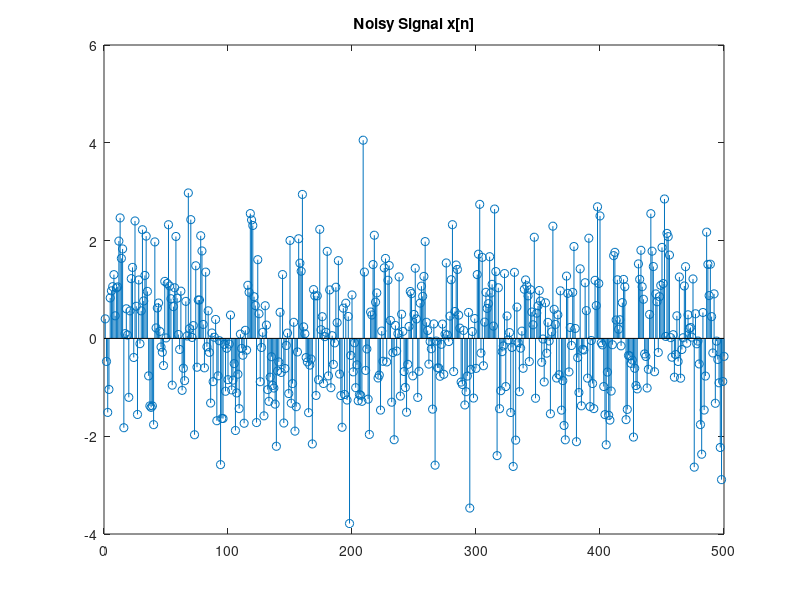
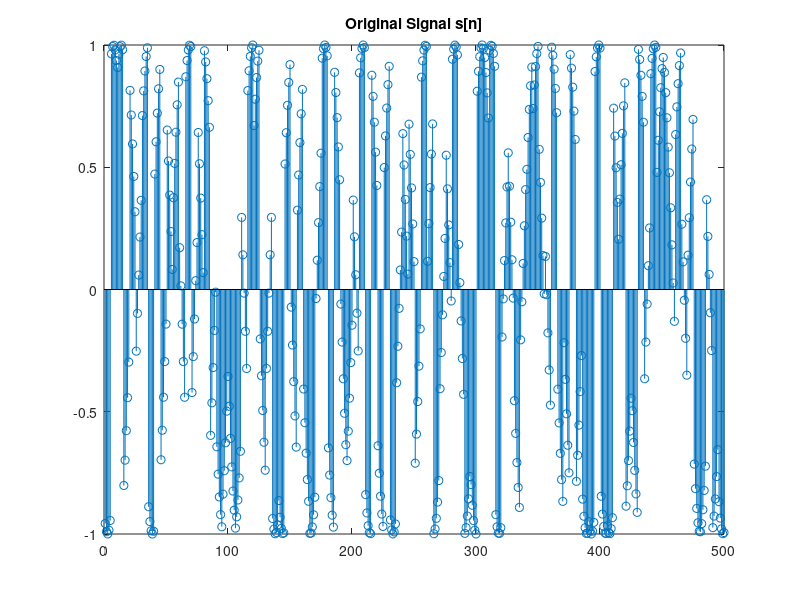
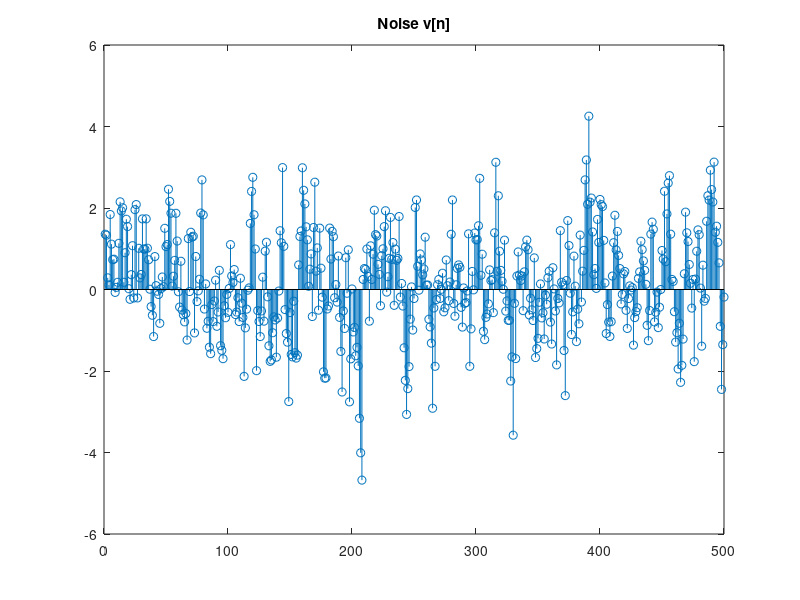
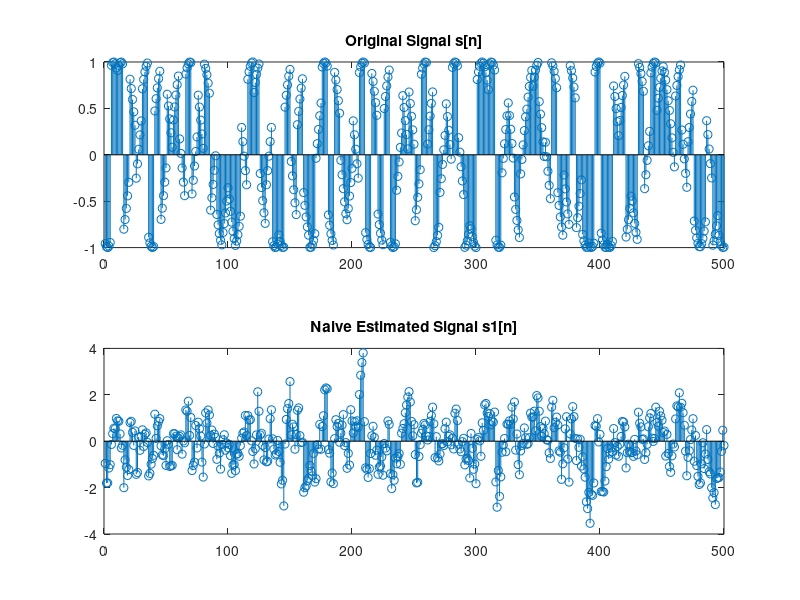

These charts were generated, in order, by the following MATLAB code: (Note: this script raises an error after producing the figures.)
close all;
clear all;
clc;

w0 = 0.05*pi;
a = 0.6;
N = 500;
p = 15;

% generate x[n] = s[n] + w[n]
s = zeros(1, N);
for n = 1:1:N
    if (mod(n, 5) == 1)
        phi = (rand-0.5)*2*pi;
    end
    s(n) = sin(w0*n + phi);
end
w = sqrt(1).*randn(1, 10*N);
w = w(1:N);
x = s + w;

figure;
stem(1:1:N, x);
title('Noisy Signal x[n]');

figure;
stem(1:1:N, s);
title('Original Signal s[n]');

% generate v[n]
v = zeros(1, N);
v(1) = w(1);
for n = 2:1:N
    v(n) = a*v(n-1) + w(n);
end

figure;
stem(1:1:N, v);
title('Noise v[n]');


% estimate 1 - subtract v[n] from x[n]
s_est1 = x - v;
figure;
subplot(2,1,1);
stem(1:1:N, s);
title('Original Signal s[n]');
subplot(2,1,2);
stem(1:1:N, s_est1);
title('Naive Estimated Signal s1[n]');

figure;
plot(1:1:N, s);
hold on;
plot(1:1:N, s_est1, 'r');
title('Naive Estimation');

err1 = rms(s_est1 - s);

% autocorrelation of v
r_vv = crosscorr(v, v, p-1);
start = ceil(length(r_vv)/2) + 1;
R_v = zeros(p, p);
for i = 1:1:p
    R_v(i,:) = r_vv(start-i:start-i+p-1);
end

% cross correlation of v and w
r_vw = crosscorr(w, v, p-1);
r_vw = r_vw(p:2*p-1)';

% wiener filter
w_opt = pinv(R_v)*r_vw;
w_opt = w_opt';

s_est2 = zeros(1, N);
for n = 1:1:N
    v_n = zeros(1, p);
    for i = 1:1:p
        if(n-i+1 <= 0)
            v_n(i) = 0;
        else
            v_n(i) = v(n-i+1);
        end
    end
    s_est2(n) = x(n) - w_opt*v_n';
end

figure;
subplot(2,1,1);
stem(1:1:N, s);
title('Original Signal s[n]');
subplot(2,1,2);
stem(1:1:N, s_est2);
title('Weiner Estimated Signal s1[n]');

figure;
plot(1:1:N, s);
hold on;
plot(1:1:N, s_est2, 'r');
title('Optimal Wiener Estimation');

err2 = rms(s_est2 - s);
display(['Error with Naive estimation: ', num2str(err1)]);
display(['Error with Optimal Wiener estimation: ', num2str(err2)]);